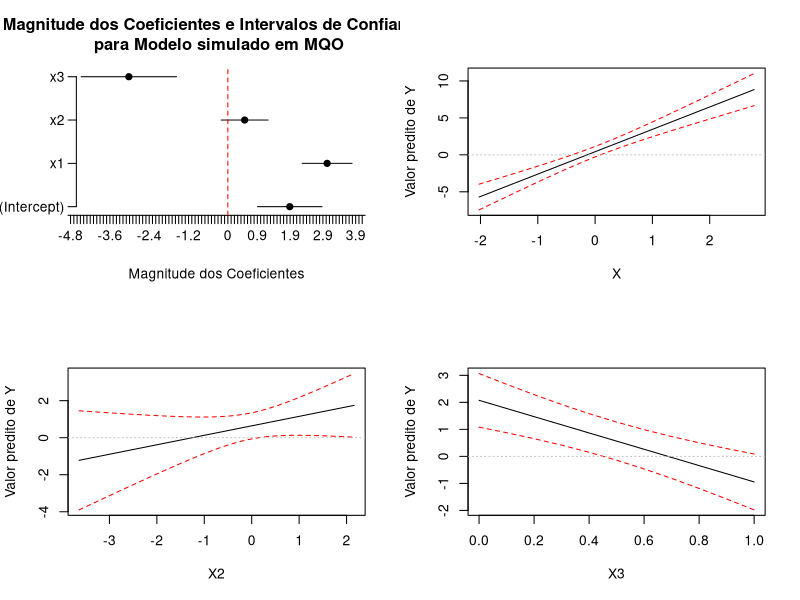
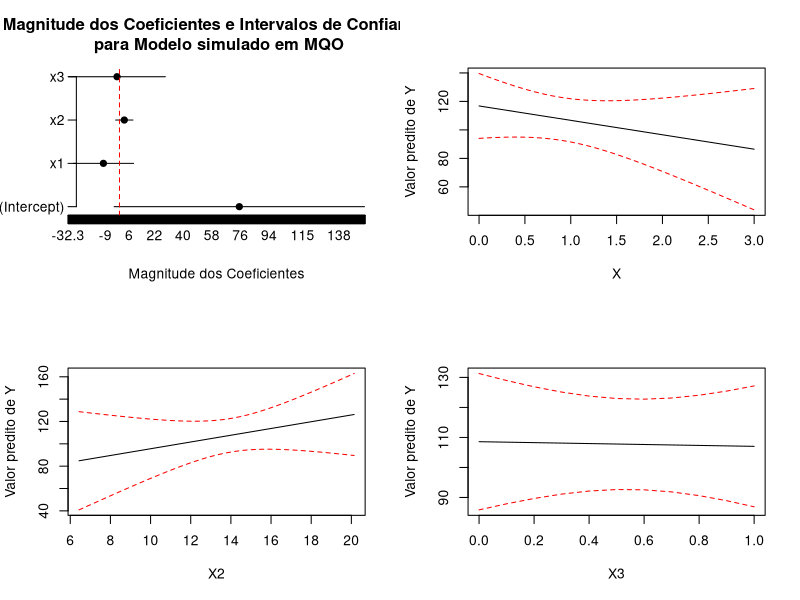

Source code (R) for these figures, in order: (Note: this script raises an error after producing the figures.)
######################################################
### O que fazer e o que não fazer com a regressão? ###
###             Política Hoje (2011)							 ###
######################################################
###         Figueiredo, Nunes, Baptista,           ###
###        Alexandre Junior, Rocha e Santos        ###
######################################################
###                   Simulações                   ###
######################################################

# Há grande chance de que os resultados encontrados no texto sejam diferentes dos 
# resultados produzidos quando estas linhas de comando forem replicadas. 
# O motivo pelo qual isso se dá está inteiramente associado a forma como os 
# dados foram produzidos. Como explicado no texto, cada variável é construída 
# a partir de uma amostra aleatória com distribuição normal padronizada. 
# Portanto, cada vez que um novo banco de dados é produzido, uma amostra diferente é construída.
# Para replicar os resultados, consulte o arquivo 'cod.replica' e faça o download 
# dos bancos 'simula.correto' e 'simula.errado'

########################################################
###               Pacotes Necessários                ###
########################################################
install.packages("fields")
install.packages("car")

library(fields)
library(car)

########################################################
###            Criando os Dados Corretos             ###
########################################################

dados.c <- function(alfa=1, beta1=3, beta2=2, beta3=1, rho=0, rho2=0, n=30, sigma=10) {
  
  # alfa - valor verdadeiro para alfa
  # beta1 - valor verdadeiro para o beta
  # beta2 - valor verdadeiro para o beta2
	# beta3 - valor verdadeiro para o beta2
  # rho - correlacao entre x e x2 e x3
  # n - tamanho da amostra
  # sigma - desvio padrao da distribuicao do erro
  
  x1 <<- rnorm(n,0,1) # variável contínua
  x2 <<- x1*rho + rnorm(n,0,1)*sqrt(1-rho^2) # variável contínua associada a X
	x3 <<- x1*rho2 + rnorm(n,0,1)*sqrt(1-rho2^2)
	x3 <<- ifelse(x3>mean(x3),1,0) # variável dicotomica
  e <<- rnorm(n,0,1)
  y <<- alfa + beta1*x1 + beta2*x2 - beta3*x3 + sigma*e

}


########################################################
###        Criando os Dados com Limitações           ###
########################################################

dados.e <- function(alfa=1, beta1=3, beta2=2, beta3=1, rho=0, rho2=0, n=30, sigma=10) {
  
  # alfa - valor verdadeiro para alfa
  # beta1 - valor verdadeiro para o beta
  # beta2 - valor verdadeiro para o beta2
	# beta3 - valor verdadeiro para o beta2
  # rho - correlacao entre x e x2 e x3
  # n - tamanho da amostra
  # sigma - desvio padrao da distribuicao do erro
  
  x1 <<- rbinom(n,size=3,prob=0.3)
  x2 <<- x1*rho + rnorm(n,42,10)*sqrt(1-rho^2)
	x3 <- x1*rho2 + rnorm(n,50,32)*sqrt(1-rho^2)
	x3 <<- ifelse(x3>mean(x3),1,0) # variável dicotomica
  e <<- rgamma(n,shape=1)
  y <<- alfa + beta1*x1^2 + beta2*x2 + beta3*x3 + sigma*e

}


########################################################
#  Função para estudar o modelo MQO nos dados corretos #
########################################################
	
analise.func1 <- function(alfa=1, beta1=2, beta2=3, beta3=3, rho=0, rho2=0, n=300, sigma=3) {

	dados.c(alfa, beta1, beta2, beta3, rho, rho2, n, sigma)

 	variav.descrit <- data.frame(y, x1, x2, x3)
	print(t(stats(variav.descrit)))
	
	modelo1 <<- lm(y ~ x1 + x2 + x3)
	print(summary(modelo1))

	novo.x <- data.frame(x1=seq(min(x1), max(x1), 0.1), x2=mean(x2), x3=mean(x3))
	novo.x2 <- data.frame(x1=mean(x1), x2=seq(min(x2), max(x2), 0.1),  x3=mean(x3))
 	novo.x3 <- data.frame(x1=mean(x1), x2=mean(x2), x3=seq(min(x3), max(x3), 0.1))
	
 	par(mfrow=c(2,2))

	betas <- coefficients(modelo1) # model coefficients
	IC <-  confint(modelo1, level=0.95) # CIs for model parameters 

	y.axis <- seq(from=1, to=length(betas))
	plot(betas, y.axis, type="p", pch=19, xlab="Magnitude dos Coeficientes", ylab="", axes=F, xlim=c(min(IC-.4), max(IC+.4)), ylim=c(min(y.axis-.2), max(y.axis+.2)), main="Magnitude dos Coeficientes e Intervalos de Confiança \n para Modelo simulado em MQO",cex=1,yaxs="i",xaxs="i")
	segments(IC[,1], y.axis, IC[,2], y.axis)
	axis(1, at=seq(round(min(IC-.9)), round(max(IC+.9)), by=0.1), labels=seq(round(min(IC-.9)), round(max(IC+.9)), by=0.1), tick=T, cex.axis=1, mgp=c(2,.7,0))
	axis(2, at=y.axis, label=names(betas), las=1, tick=T, line=-.5, cex.axis=1, mgp=c(2,.7,0))
	abline(v=0, lty=2, col="red")
	
	y.predito.IC <- predict(modelo1, novo.x, interval="confidence")
 	matplot(novo.x$x1, y.predito.IC, lty=c(1,2,2), col=c('black', 'red', 'red'), type="l", ylab="Valor predito de Y", xlab="X")
 	abline(h=0, col='gray', lty=3)
  
	y.predito.IC2 <- predict(modelo1, novo.x2, interval="confidence")
 	matplot(novo.x2$x2, y.predito.IC2, lty=c(1,2,2), col=c('black', 'red', 'red'), type="l", ylab="Valor predito de Y", xlab="X2")
 	abline(h=0, col='gray', lty=3)
	
	y.predito.IC3 <- predict(modelo1, novo.x3, interval="confidence")
 	matplot(novo.x3$x3, y.predito.IC3, lty=c(1,2,2), col=c('black', 'red', 'red'), type="l", ylab="Valor predito de Y", xlab="X3")
 	abline(h=0, col='gray', lty=3)

}



########################################################
#  Função para estudar o modelo MQO nos dados errados  #
########################################################
	
analise.func2 <- function(alfa=1, beta1=2, beta2=3, beta3=3, rho=0, rho2=0, n=300, sigma=3) {

	dados.e(alfa, beta1, beta2, beta3, rho, rho2, n, sigma)

 	variav.descrit <- data.frame(y, x1, x2, x3)
	print(t(stats(variav.descrit)))
	
	modelo1 <<- lm(y ~ x1 + x2 + x3)
	print(summary(modelo1))

	novo.x <- data.frame(x1=seq(min(x1), max(x1), 0.1), x2=mean(x2), x3=mean(x3))
	novo.x2 <- data.frame(x1=mean(x1), x2=seq(min(x2), max(x2), 0.1),  x3=mean(x3))
 	novo.x3 <- data.frame(x1=mean(x1), x2=mean(x2), x3=seq(min(x3), max(x3), 0.1))
	
 	par(mfrow=c(2,2))

	betas <- coefficients(modelo1) # model coefficients
	IC <-  confint(modelo1, level=0.95) # CIs for model parameters 

	y.axis <- seq(from=1, to=length(betas))
	plot(betas, y.axis, type="p", pch=19, xlab="Magnitude dos Coeficientes", ylab="", axes=F, xlim=c(min(IC-.4), max(IC+.4)), ylim=c(min(y.axis-.2), max(y.axis+.2)), main="Magnitude dos Coeficientes e Intervalos de Confiança \n para Modelo simulado em MQO",cex=1,yaxs="i",xaxs="i")
	segments(IC[,1], y.axis, IC[,2], y.axis)
	axis(1, at=seq(round(min(IC-.9)), round(max(IC+.9)), by=0.1), labels=seq(round(min(IC-.9)), round(max(IC+.9)), by=0.1), tick=T, cex.axis=1, mgp=c(2,.7,0))
	axis(2, at=y.axis, label=names(betas), las=1, tick=T, line=-.5, cex.axis=1, mgp=c(2,.7,0))
	abline(v=0, lty=2, col="red")
	
	y.predito.IC <- predict(modelo1, novo.x, interval="confidence")
 	matplot(novo.x$x1, y.predito.IC, lty=c(1,2,2), col=c('black', 'red', 'red'), type="l", ylab="Valor predito de Y", xlab="X")
 	abline(h=0, col='gray', lty=3)
  
	y.predito.IC2 <- predict(modelo1, novo.x2, interval="confidence")
 	matplot(novo.x2$x2, y.predito.IC2, lty=c(1,2,2), col=c('black', 'red', 'red'), type="l", ylab="Valor predito de Y", xlab="X2")
 	abline(h=0, col='gray', lty=3)
	
	y.predito.IC3 <- predict(modelo1, novo.x3, interval="confidence")
 	matplot(novo.x3$x3, y.predito.IC3, lty=c(1,2,2), col=c('black', 'red', 'red'), type="l", ylab="Valor predito de Y", xlab="X3")
 	abline(h=0, col='gray', lty=3)

}

########################################################
###              Resultados e Análise                ###
########################################################

# Como esse código é possível produzir dados semelhentes aos que foram usados no texto. O primeiro produz dados apropriados para a regressão linear de MQO, o segundo não.
analise.func1(alfa=1, beta1=4, beta2=0.5, beta3=2, rho=0.3, rho2=0.25, n=200, sigma=5)

banco <- data.frame(cbind(y,x1,x2,x3))
write.csv(banco, file="banco.csv")

analise.func2(alfa=1, beta1=3, beta2=2, beta3=1, rho=0.95, n=50, sigma=75)



########################################################
###     Explicação da construção do código acima     ###
########################################################
# Começamos criando os dados para nossa análise
dados.c(alfa=1, beta1=2, beta2=3, beta3=1, rho=0, n=300, sigma=3)

# Vamos calcular uma regressão linear para mensurar a correlação entre x, x2 e x3 com y. Usando o pacote 'stats' do R, estimamos tais associações por meio do método de Mínimos Quadrados Ordinários. Observe que os coeficientes alfa, beta1, beta2 e beta3 são muito próximos dos valores verdadeiros estabelecidos na criação do banco de dados. A diferença para o valor real se dá pelo erro incluído na criação dos dados.
modelo1 <- lm(y ~ x1 + x2 + factor(x3))
summary(modelo1)

# Agora vamos começar a análise dos resultados. Primeiramente, é preciso conhecer a distribuição e as variáveis com as quais estamos trabalhando. A tabela gerada abaixo apresenta as principais características de cada variável como mínimo, máximo, média, e desvio-padrão.
variav.descrit <- data.frame(y, x1, x2, x3)
t(stats(variav.descrit))

# Uma parte fundamental ligada à interpretação dos coeficientes obtidos na regressão linear é a representação dos resultados através de gráficos que mostrem a importância relativa de cada resultado. Abaixo nós construímos um gráfico de pontos com a representação da associação entre x e y usando os valores preditos de y e os valores de x observados na amostra em análise.
novo.x <- data.frame(x1=seq(min(x1), max(x1), 0.1), x2=mean(x2), x3=mean(x3))
novo.x2 <- data.frame(x1=mean(x1), x2=seq(min(x2), max(x2), 0.1),  x3=mean(x3)) # sabendo que x possui valores que variam de -3 a 3, nós criamos uma variável ficticia para ser usada na montagem do gráfico. Fazemos o mesmo para x2 e x3.
novo.x3 <- data.frame(x1=mean(x1), x2=mean(x2), x3=seq(min(x3), max(x3), 0.1))


par(mfrow=c(1,3))

# Gráfico para x
y.predito.IC <- predict(modelo1, novo.x, interval="confidence") # cálculo dos valores preditos com o intervalo de confiança para x1
matplot(novo.x$x, y.predito.IC, lty=c(1,2,2), col=c('black', 'red', 'red'), type="l", ylab="Valor predito de Y")
abline(h=0, col='gray', lty=3)
  
# Gráfico para x2
y.predito.IC2 <- predict(modelo1, novo.x2, interval="confidence") # cálculo do intervalo de confiança para x2
matplot(novo.x2$x2, y.predito.IC2, lty=c(1,2,2), col=c('black', 'red', 'red'), type="l", ylab="Valor predito de Y")
abline(h=0, col='gray', lty=3)
	
# Gráfico para x3
y.predito.IC3 <- predict(modelo1, novo.x3, interval="confidence") # cálculo do intervalo de confiança para x3
matplot(novo.x3$x3, y.predito.IC3, lty=c(1,2,2), col=c('black', 'red', 'red'), type="l", ylab="Valor predito de Y")
abline(h=0, col='gray', lty=3)


# Uma outra forma interessante de apresentar os resultados é mostrando a magnitude dos coeficientes juntamente com os respectivos intervalos de confiança.
par(mfrow=c(1,1))
betas <- coefficients(modelo1) # model coefficients
IC <-  confint(modelo1, level=0.95) # CIs for model parameters 

y.axis <- seq(from=1, to=length(betas))
plot(betas, y.axis, type="p", pch=19, xlab="Magnitude dos Coeficientes", ylab="", axes=F, xlim=c(min(IC-.4), max(IC+.4)), ylim=c(min(y.axis-.2), max(y.axis+.2)), main="Magnitude dos Coeficientes e Intervalos de Confiança \n para Modelo simulado em MQO",cex=1,yaxs="i",xaxs="i")
segments(IC[,1], y.axis, IC[,2], y.axis)
#abline(h=y.axis, lty = "dotted")

axis(1, at=seq(round(min(IC-.9)), round(max(IC+.9)), by=0.1), labels=seq(round(min(IC-.9)), round(max(IC+.9)), by=0.1), tick=T, cex.axis=1, mgp=c(2,.7,0))
axis(2, at=y.axis, label=names(betas), las=1, tick=T, line=-.5, cex.axis=1, mgp=c(2,.7,0))
abline(v=0, lty=2, col="red")



### Use as funções abaixo para testar diferentes modelos usando MQO e as variáveis Y, x, x2, e x3. Os parametros alfa, beta, beta1, beta2, beta3, sigma, rho e tamanho da amostra (n) podem ser alterados livremente. Abaixo seguem alguns exemplos.
analise.func(alfa=1, beta1=3, beta2=2, beta3=1, rho=0, n=100, sigma=3)

analise.func(alfa=1, beta1=0.3, beta2=2, beta3=2, rho=0, n=100, sigma=3)

analise.func(alfa=1, beta1=2, beta2=2, beta3=2, rho=0, n=10, sigma=3)
	
analise.func(alfa=1, beta1=0, beta2=8, beta3=0, rho=0, n=1000, sigma=3)
	
analise.func(alfa=1, beta1=5, beta2=5, beta3=5, rho=0, n=3000, sigma=5)




########################################################
###                     Parte II                     ###
########################################################
###        Criando os Dados para Simulação           ###
########################################################

# Nessa segunda parte disponibilizaremos algumas funções que podem ser usadas para verificar os pressupostos e as afirmações que são explicadas na seção "Os dez mandamentos do modelo de MQO" do nosso texto. O objetivo aqui é usar simulações de Monte Carlo para provar os pressupostos do modelo linear de MQO.

dados <- function(alfa=1, beta=2, beta2=0, rho=.001, n=30, p=1, sigma=10, siglevel=.05) {
    
  # alfa - valor verdadeiro para alfa
  # beta - valor verdadeiro para o beta
  # beta2 - valor verdadeiro para o beta2
  # rho - correlacao entre x e x2
  # n - tamanho da amostra
  # p - numero de simulacoes produzidas
  # sigma - desvio padrao da distribuicao do erro
  # siglevel - probabilidade para teste de hipótese expresso em decimais

  # Objetos criados para armazenar valores calculados
  lista.alfa.estim <<- numeric(p)
	lista.beta.estim <<- numeric(p)
  lista.beta2.estim <<- numeric(p)
	lista.test.t <<- numeric(p)
  lista.test.t2 <<- numeric(p)
	interv.conf.inferior <<- numeric(p)
  interv.conf.inferior2 <<- numeric(p)
	interv.conf.super <<- numeric(p)
  interv.conf.super2 <<- numeric(p)
  
  # Criar variavel aleatoria x e x2 usando distribuicao normal padronizada 
	x <<- rnorm(n, 0, 1)
  x2 <<- x*rho + rnorm(n, 0, 1)*sqrt(1-rho^2)
	ssx <<- sum( (x-mean(x))^2 )
  ssx2 <<- sum( (x2-mean(x2))^2 )
  
  # Simular p regressoes usando MQO e os dados produzidos acima
	for(i in 1:p) {
    
		e <<- sigma*rnorm(n, 0, 1)
		#e <<- sigma*rbinom(n,1,0.5)
		#e <<- sigma*rgamma(n,2)
  
		y <<- alfa + beta*x + beta2*x2 + e
		r <<- lm(y~x+x2)
		
    ssres <<- sum(resid(r)^2)
		seresid <<- sqrt( ssres / (n-3) )
		seb.hat <<- seresid/sqrt(ssx)
    seb2.hat <<- seresid/sqrt(ssx2)
  
		lista.alfa.estim[i] <<- coef(r)[1]
  
		lista.beta.estim[i] <<- coef(r)[2]
		lista.test.t[i] <<- (coef(r)[2] - beta) / seb.hat
		interv.conf.inferior[i] <<- coef(r)[2] + qt((siglevel/2), (n-2)) * seb.hat
		interv.conf.super[i] <<- coef(r)[2] + qt((1-(siglevel/2)), (n-2))*seb.hat	
  
    lista.beta2.estim[i] <<- coef(r)[3]
  	lista.test.t[i] <<- (coef(r)[3] - beta2) / seb2.hat
		interv.conf.inferior[i] <<- coef(r)[3] + qt((siglevel/2), (n-3)) * seb2.hat
		interv.conf.super[i] <<- coef(r)[3] + qt((1-(siglevel/2)), (n-3))*seb2.hat
  
    }  
}



########################################################
###        Propriedade dos estimadores - BLUE        ###
########################################################

# Produzimos 100 regressoes usando uma amostra com 50 casos. Os valores alfa=1, beta=2, beta2=0 e sigma=3 foram determinados para verificarmos as propriedades discutidas no texto
dados(alfa=1, beta=2, beta2=0, rho=.001, n=50, p=100, sigma=3, siglevel=.05)

# Histograma com a distribuição dos betas estimados mostra que MQO produz estimadores consistentes e não-enviesados (observe como o verdadeiro beta é encontrado na média)
par(mfrow=c(1,2))
dens <- density(lista.beta.estim)
hist(lista.beta.estim, main="Distribuição Amostral dos \n Betas 1 Estimados", breaks=25, probability=T, xlim=c(0,4))
lines(dens)
abline(v = mean(lista.beta.estim), col="blue", lty=1, lwd=10)

dens <- density(lista.beta2.estim)
hist(lista.beta2.estim, main="Distribuição Amostral dos \n Betas 2 Estimados", breaks=25, probability=T, xlim=c(-2,2))
lines(dens)
abline(v = mean(lista.beta2.estim), col="blue", lty=1, lwd=10)



# Para mostrar a propriedade da eficiência dos estimadores basta diminuir o erro observado na população. Mantendo todos os outros atributos constantes, diminuimos o sigma=1
dados(alfa=1, beta=2, beta2=0, rho=.001, n=50, p=100, sigma=1, siglevel=.05)

# Histograma com a distribuição dos betas estimados mostra que MQO produz estimadores eficientes quando sigma diminui
par(mfrow=c(1,2))
dens <- density(lista.beta.estim)
hist(lista.beta.estim, main="Distribuição Amostral dos \n Betas 1 Estimados", breaks=25, probability=T, xlim=c(0,4))
lines(dens)
abline(v = mean(lista.beta.estim), col="blue", lty=1, lwd=10)

dens <- density(lista.beta2.estim)
hist(lista.beta2.estim, main="Distribuição Amostral dos \n Betas 2 Estimados", breaks=25, probability=T, xlim=c(-2,2))
lines(dens)
abline(v = mean(lista.beta2.estim), col="blue", lty=1, lwd=10)
